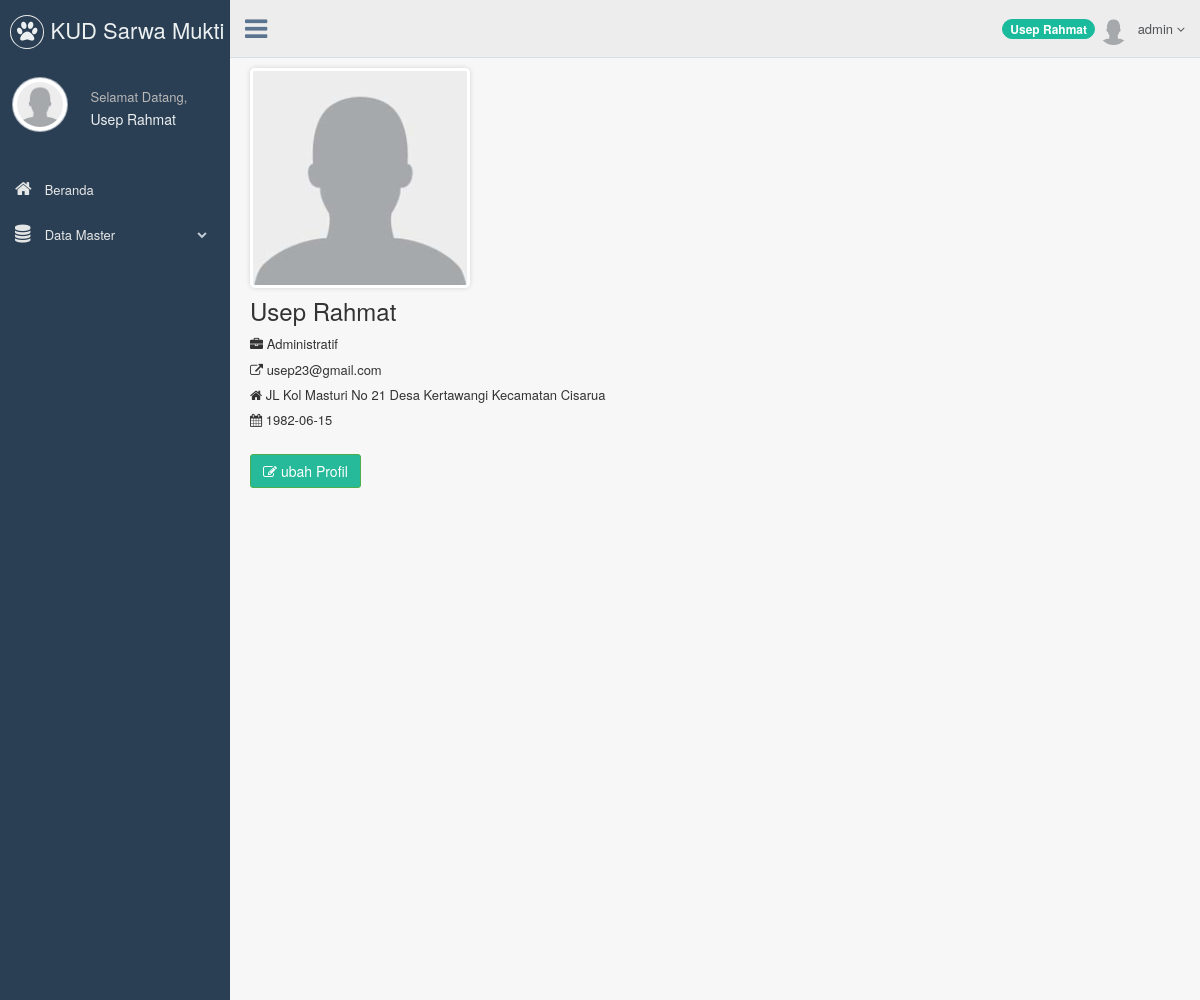
Screenshot of /page/admin/index.php?page=profile (signed in) with the database file from the repository.
### tables this page shows
CREATE TABLE `t_pengguna` (
  `nip` varchar(15) NOT NULL,
  `username` varchar(50) NOT NULL,
  `password` varchar(50) NOT NULL,
  `nama_pengguna` varchar(200) NOT NULL,
  `level` varchar(80) NOT NULL,
  `email` varchar(150) NOT NULL,
  `jabatan` varchar(50) NOT NULL,
  `status` enum('Aktif','Tidak Aktif') NOT NULL DEFAULT 'Aktif',
  `foto` varchar(255) DEFAULT NULL,
  `alamat` text NOT NULL,
  `tanggal_lahir` date NOT NULL
);

### config/navigasi.php (called while the page is built, shortened)
<?php
	function navigasi(){
		if (isset($_GET['page'])) {
			switch ($_GET['page']) {
				case 'profile' : include('profile.php');
					break;
			}
		}
		else{
			include "beranda.php";
		}
	}
?>

### page/admin/profile.php (the view, shortened to what this page needs)
<?php
    if($_SESSION['nip']!=""){
    $nip=$_SESSION['nip'];
    $query = mysql_query("select * from t_pengguna where nip='$nip'");
    $data = mysql_fetch_array($query);
?>
<div class="profile_img">
                                            <div id="crop-avatar">
                                                <div class="avatar-view" title="Change the avatar">
                                                    <?php
                                                        if($data['foto']==NULL){
                                                    ?>
                                                            <img src="../../images/user.png" alt="avatar" class="img-square img-responsive" />
                                                    <?php
                                                        }else{
                                                    ?>
                                                            <img src="<?php echo $data['foto'];?>" alt="avatar" class="img-square img-responsive"/>
                                                    <?php
                                                        }
                                                    ?>
                                                </div>
                                            </div>
                                        </div>
                                        <h3><?php echo $data['nama_pengguna']; ?></h3>
                                       <ul class="list-unstyled user_data">
                                            <li>
                                                <i class="fa fa-briefcase user-profile-icon"></i> <?php echo $data['jabatan']; ?>
                                            </li>
                                            <li class="m-top-xs">
                                                <i class="fa fa-external-link user-profile-icon"></i> <?php echo $data['email']; ?>
                                            </li>
                                             <li class="m-top-xs">
                                                <i class="fa fa-home user-profile-icon"></i> <?php echo $data['alamat']; ?>
                                            </li>
                                             <li class="m-top-xs">
                                                <i class="fa fa-calendar user-profile-icon"></i> <?php echo $data['tanggal_lahir']; ?>
                                            </li>
                                            <br/>
                                             <a href="index.php?page=ubah_biodata_pengguna" class="btn btn-success"><i class="fa fa-edit m-right-xs"></i> ubah Profil</a>
                                        </ul>
  <?php
    }
    else{
    header("Location:../../belum_login.php");
}
?>

### page/admin/sidebar.php (shortened to what this page needs)
<?php
   if($_SESSION['nip']!=""){
    $nip = $_SESSION['nip'];
?>
<?php
     $queryPhoto=mysql_query("SELECT foto
                        FROM t_pengguna
                        WHERE nip = '$nip'
                        LIMIT 1");
    $data=mysql_fetch_array($queryPhoto);
?>
<div class="col-md-3 left_col">
    <div class="left_col scroll-view">
        <div class="navbar nav_title" style="border: 0;">
            <a href="index.php" class="site_title"><i class="fa fa-paw"></i> <span>KUD Sarwa Mukti</span></a>
        </div>
                        <div class="profile">
                            <div class="profile_pic">
                                <img src="<?php echo $data['foto'];?>" alt="..." class="img-circle profile_img" width="200" height="55">
                            </div>
                            <div class="profile_info">
                                <span>Selamat Datang,</span>
                                <h2><?php echo $_SESSION['nama_pengguna'];?></h2>
                            </div>
                        </div>
                        <div class="clearfix"></div>
                        <br />
                        <div id="sidebar-menu" class="main_menu_side hidden-print main_menu">
                          <div class="menu_section">
                                <ul class="nav side-menu">
                                    <li><a href="index.php"><i class="fa fa-home"></i> Beranda </a>
                                    </li>
                                    <li><a><i class="fa fa-database"></i> Data Master <span class="fa fa-chevron-down"></span></a>
                                    </li>
                                </ul>
                            </div>
                        </div>
    </div>
</div>
<?php
}
else {
header("Location:../../belum_login.php");
}
?>

### page/admin/header.php (shortened to what this page needs)
<?php
    if($_SESSION['nip']!=""){
    $nip = $_SESSION['nip'];
    $Nama  = $_SESSION['nama_pengguna'];
    $queryPhoto=mysql_query("SELECT foto
                        FROM t_pengguna
                        WHERE nip = '$nip'
                        LIMIT 1");
    $data=mysql_fetch_array($queryPhoto);
?>
            <div class="top_nav">
                <div class="nav_menu">
                    <nav class="" role="navigation">
                       <div class="nav toggle">
                            <a id="menu_toggle"><i class="fa fa-bars"></i></a>
                        </div>
                        <ul class="nav navbar-nav navbar-right">
                            <li>
                                <a href="javascript:;" class="user-profile dropdown-toggle" data-toggle="dropdown" aria-expanded="false">
                                   <span class="badge bg-green"><?php echo $Nama;?></span> <img src="<?php echo $data['foto'];?>" alt=""><?php echo $_SESSION['level'];?></img>
                                    <span class=" fa fa-angle-down"></span>
                                </a>
                            </li>
                        </ul>
                    </nav>
                </div>
              </div>
<?php
}
else {
header("Location:../../belum_login.php");
}
?>

### rows the page displays
t_pengguna: foto (placeholder picture), nama_pengguna "Usep Rahmat", jabatan "Administratif", email "usep23@gmail.com", alamat "JL Kol Masturi No 21 Desa Kertawangi Kecamatan Cisarua", tanggal_lahir "1982-06-15"

### other values shown
$_SESSION['nama_pengguna'] "Usep Rahmat"
$Nama "Usep Rahmat"
$_SESSION['level'] "admin"
